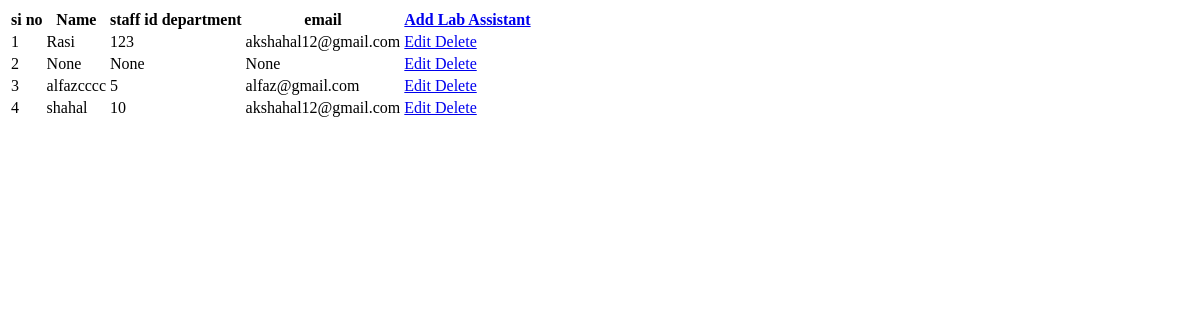
/Labassistant, run on an earlier commit of the app's database.
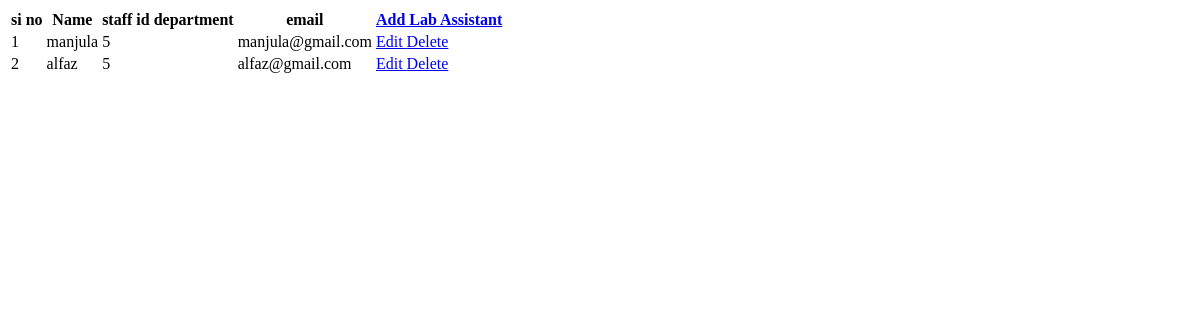
And on a later commit of the database.
### labtrackapp/models.py (models this page shows)
class LabassistantTable(models.Model):
    LOGINID=models.ForeignKey(LoginTable,on_delete=models.CASCADE,null=True,blank=True)
    name=models.CharField(max_length=25,null=True,blank=True)
    staffid=models.IntegerField(null=True,blank=True)
    email=models.CharField(max_length=50,null=True,blank=True)
    LABID=models.ForeignKey(LabTable,on_delete=models.CASCADE,null=True,blank=True)

### labtrackapp/views.py (the view)
# urls.py: path('Labassistant', Labassistant.as_view(), name='Labassistant'),
class Labassistant(View):
    def get(self, request):
        c = LabassistantTable.objects.all()
        return render(request,'adminpanel/lab_assistant.html',{'assistant':c})

### templates/adminpanel/lab_assistant.html (shortened to what this page needs)
<!DOCTYPE html>
<html lang="en">
<head>
</head>
<body>
<table>
    <tr>
        <th>si no</th>
        <th>Name</th>
        <th>staff id</th>
        <th>department</th>
        <th>email</th>
        <th>    <a href="/Addassistant"> Add Lab Assistant</a></th>
    </tr>
    {% for i in assistant %}
    <tr>
        <td>{{forloop.counter}}</td>
        <td>{{ i.name }}</td>
        <td>{{ i.staffid }}</td>
        <td>{{ i.department }}</td>
        <td>{{ i.email }}</td>
        <td>
            <a href="/Editassistant/{{ i.id }}">Edit</button>
            <a href="/Deleteassistant/{{ i.LOGINID.id }}" onclick="return confirm('are you sure you want to delete')">Delete</button>
        </td>
    </tr>
    {% endfor %}
    </table>
</body>
</html>

What changed in the data, as far as the page shows it:
removed LabassistantTable: name "Rasi", staffid "123", email "akshahal12@gmail.com"
removed LabassistantTable: name "None", staffid "None", email "None"
removed LabassistantTable: name "alfazcccc", staffid "5", email "alfaz@gmail.com"
removed LabassistantTable: name "shahal", staffid "10", email "akshahal12@gmail.com"
added LabassistantTable: name "manjula", staffid "5", email "manjula@gmail.com"
added LabassistantTable: name "alfaz", staffid "5", email "alfaz@gmail.com"
